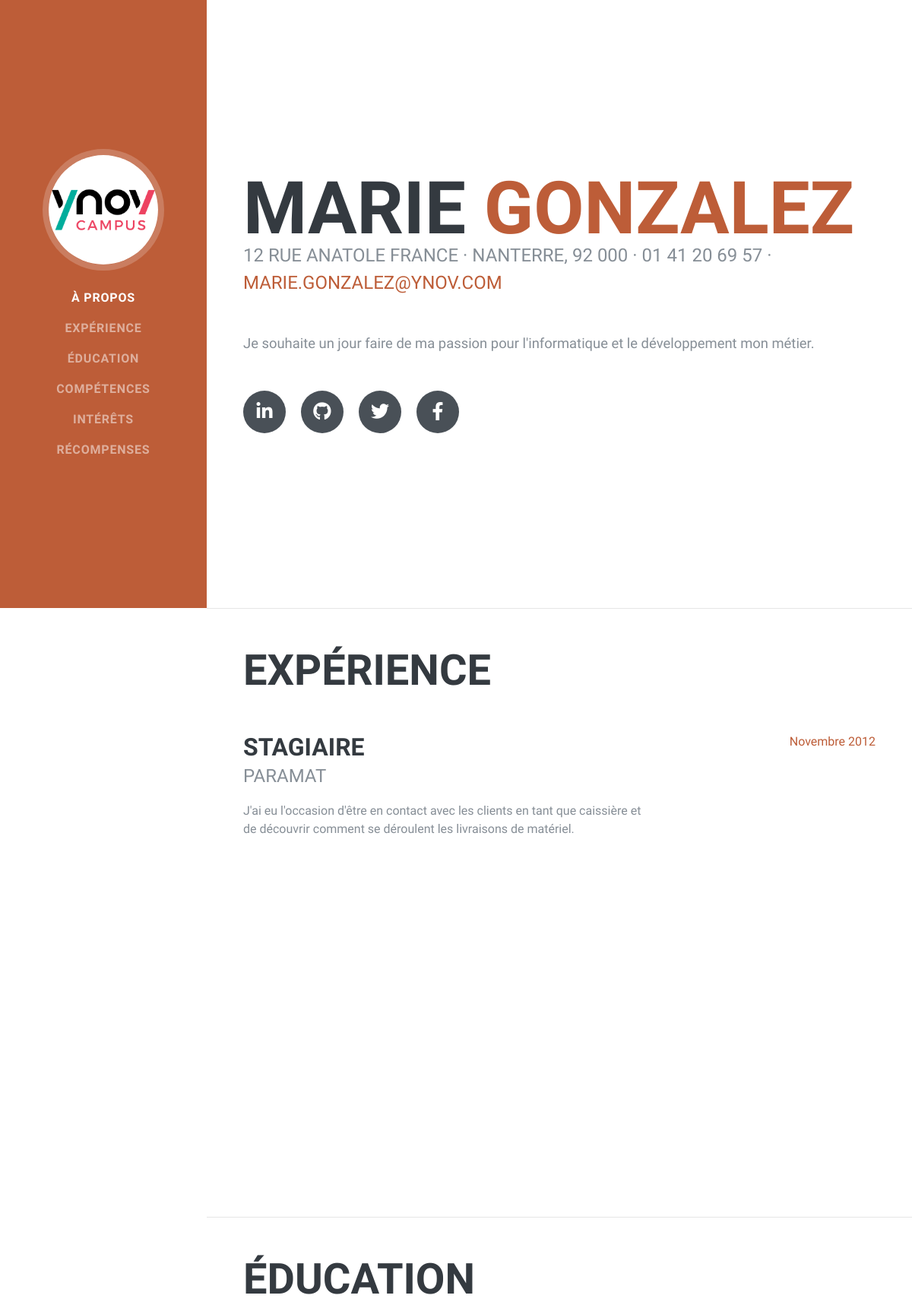
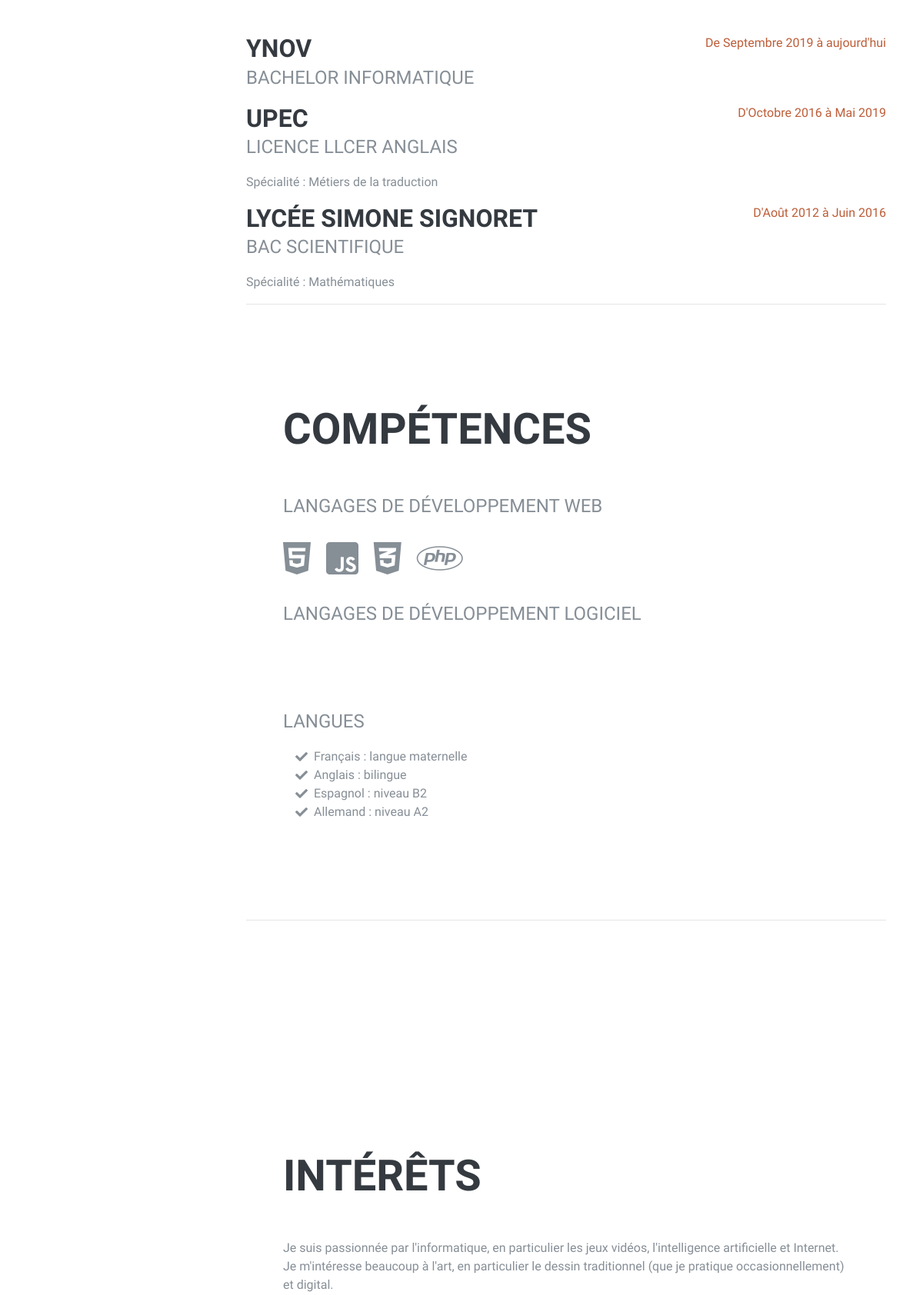
The page /SiteExamenPHP/index.php (upper part) on the database its author committed (2 pictures, top to bottom).
### tables this page shows
CREATE TABLE `apropos` (
  `id_apropos` int(1) NOT NULL,
  `prenom` varchar(20) DEFAULT NULL,
  `nom` varchar(20) DEFAULT NULL,
  `rue` varchar(40) DEFAULT NULL,
  `ville` varchar(20) DEFAULT NULL,
  `codepostal` varchar(10) DEFAULT NULL,
  `telephone` varchar(14) DEFAULT NULL,
  `email` varchar(50) DEFAULT NULL,
  `description` text DEFAULT NULL,
  `cheminphoto` varchar(200) DEFAULT NULL,
  `lienlinkedin` varchar(100) DEFAULT NULL,
  `liengithub` varchar(100) DEFAULT NULL,
  `lientwitter` varchar(100) DEFAULT NULL,
  `lienfacebook` varchar(100) DEFAULT NULL
);

CREATE TABLE `experiences` (
  `id_experience` int(3) NOT NULL,
  `emploi` varchar(40) DEFAULT NULL,
  `periode` varchar(100) DEFAULT NULL,
  `entreprise` varchar(40) DEFAULT NULL,
  `jobdescription` text DEFAULT NULL
);

CREATE TABLE `education` (
  `id_education` int(3) NOT NULL,
  `ecole` varchar(40) DEFAULT NULL,
  `periode` varchar(100) DEFAULT NULL,
  `formation` varchar(40) DEFAULT NULL,
  `specialisation` varchar(100) DEFAULT NULL
);

CREATE TABLE `competencesweb` (
  `id_compweb` int(1) NOT NULL,
  `competenceweb` varchar(40) DEFAULT NULL
);

CREATE TABLE `competenceslang` (
  `id_complang` int(1) NOT NULL,
  `competencelang` varchar(40) DEFAULT NULL,
  `nivlang` varchar(100) DEFAULT NULL
);

CREATE TABLE `interets` (
  `id_interets` int(1) NOT NULL,
  `interet` text DEFAULT NULL
);

### SiteExamenPHP/index.php (the view, shortened to what this page needs)
<?php require_once("inc/head.inc.php");
$resultapropos = $pdo->query("SELECT * FROM apropos WHERE id_apropos='1'");
$apropos = $resultapropos->fetch(PDO::FETCH_OBJ)?>
<body id="page-top">
  <nav class="navbar navbar-expand-lg navbar-dark bg-primary fixed-top" id="sideNav">
    <a class="navbar-brand js-scroll-trigger" href="#page-top">
      <span class="d-none d-lg-block">
        <img class="img-fluid img-profile rounded-circle mx-auto mb-2" src="img/<?php echo $apropos->cheminphoto; ?>" alt="ma photo">
      </span>
    </a>
    <div class="collapse navbar-collapse" id="navbarSupportedContent">
      <ul class="navbar-nav">
        <li class="nav-item">
          <a class="nav-link js-scroll-trigger" href="#about">À Propos</a>
        </li>
        <li class="nav-item">
          <a class="nav-link js-scroll-trigger" href="#experience">Expérience</a>
        </li>
        <li class="nav-item">
          <a class="nav-link js-scroll-trigger" href="#education">Éducation</a>
        </li>
        <li class="nav-item">
          <a class="nav-link js-scroll-trigger" href="#skills">Compétences</a>
        </li>
        <li class="nav-item">
          <a class="nav-link js-scroll-trigger" href="#interests">Intérêts</a>
        </li>
        <li class="nav-item">
          <a class="nav-link js-scroll-trigger" href="#awards">Récompenses</a>
        </li>
      </ul>
    </div>
  </nav>
  <div class="container-fluid p-0">
    <section class="resume-section p-3 p-lg-5 d-flex align-items-center" id="about">
      <div class="w-100">
        <h1 class="mb-0"><?php echo $apropos->prenom; ?>
          <span class="text-primary"><?php echo $apropos->nom; ?></span>
        </h1>
        <div class="subheading mb-5"><?php echo $apropos->rue . " · " . $apropos->ville . ", " . $apropos->codepostal . " · " . $apropos->telephone . " · "; ?>
          <a href="mailto:<?php echo $apropos->email; ?>"><?php echo $apropos->email; ?></a>
        </div>
        <p class="lead mb-5"><?php echo $apropos->description; ?></p>
        <div class="social-icons">
          <a href="<?php echo $apropos->lienlinkedin; ?>">
            <i class="fab fa-linkedin-in"></i>
          </a>
          <a href="<?php echo $apropos->liengithub; ?>">
            <i class="fab fa-github"></i>
          </a>
          <a href="<?php echo $apropos->lientwitter; ?>">
            <i class="fab fa-twitter"></i>
          </a>
          <a href="<?php echo $apropos->lienfacebook; ?>">
            <i class="fab fa-facebook-f"></i>
          </a>
        </div>
      </div>
    </section>
    <hr class="m-0">
    <section class="resume-section p-3 p-lg-5 d-flex justify-content-center" id="experience">
      <div class="w-100">
        <h2 class="mb-5">Expérience</h2>
        <?php $experiences = $pdo->query("SELECT * FROM experiences");
        if(!empty($experiences)){
            while ($experience = $experiences->fetch(PDO::FETCH_OBJ)) { ?>
              <div class="resume-item d-flex flex-column flex-md-row justify-content-between mb-5">
                <div class="resume-content">
                  <h3 class="mb-0"><?php echo $experience->emploi; ?></h3>
                  <div class="subheading mb-3"><?php echo $experience->entreprise; ?></div>
                  <p><?php echo $experience->jobdescription; ?></p>
                </div>
                <div class="resume-date text-md-right">
                  <span class="text-primary"><?php echo $experience->periode; ?></span><br>
                </div>
              </div>
            <?php }
        } ?>
      </div>
    </section>
    <hr class="m-0">
    <section class="resume-section p-3 p-lg-5 d-flex align-items-center" id="education">
      <div class="w-100">
        <h2 class="mb-5">Éducation</h2>
        <?php $education = $pdo->query("SELECT * FROM education");
        if(!empty($education)){
            while ($formation = $education->fetch(PDO::FETCH_OBJ)) { ?>
              <div class="resume-item d-flex flex-column flex-md-row justify-content-between">
                <div class="resume-content">
                  <h3 class="mb-0"><?php echo $formation->ecole; ?></h3>
                  <div class="subheading mb-3"><?php echo $formation->formation; ?></div>
                  <p><?php echo $formation->specialisation; ?></p>
                </div>
                <div class="resume-date text-md-right">
                  <span class="text-primary"><?php echo $formation->periode; ?></span><br>
                </div>
              </div>
            <?php }
        } ?>
    <hr class="m-0">
    <section class="resume-section p-3 p-lg-5 d-flex align-items-center" id="skills">
      <div class="w-100">
        <h2 class="mb-5">Compétences</h2>
        <div class="subheading mb-3">Langages de développement web</div>
        <ul class="list-inline dev-icons">
          <?php $devweb = $pdo->query("SELECT * FROM competencesweb");
          if(!empty($devweb)){
            while ($compweb = $devweb->fetch(PDO::FETCH_OBJ)) { ?>
              <li class="list-inline-item">
                <i class="<?php echo $compweb->competenceweb; ?>"></i>
              </li>
            <?php }
          } ?>
        </ul>
        <div class="subheading mb-3">Langages de développement logiciel</div>
        <ul class="list-inline dev-icons">
        </ul>
        <div class="subheading mb-3">Langues</div>
        <ul class="fa-ul mb-0">
        <?php $langue = $pdo->query("SELECT * FROM competenceslang");
          if(!empty($langue)){
            while ($complang = $langue->fetch(PDO::FETCH_OBJ)) { ?>
              <li>
                <i class="fa-li fa fa-check"></i>
                <?php echo $complang->competencelang . " : " . $complang->nivlang; ?>
              </li>
            <?php }
          } ?>
        </ul>
      </div>
    </section>
    <hr class="m-0">
    <section class="resume-section p-3 p-lg-5 d-flex align-items-center" id="interests">
      <div class="w-100">
        <h2 class="mb-5">Intérêts</h2>
        <?php $interet = $pdo->query("SELECT * FROM interets");
        $interets = $interet->fetch(PDO::FETCH_OBJ);
        echo "<p>$interets->interet</p>"; ?>
      </div>
    </section>
  </div>
<?php require_once("inc/footer.inc.php"); ?>

### rows shown on the page
apropos: cheminphoto (picture), prenom "MARIE", nom "GONZALEZ", rue "12 RUE ANATOLE FRANCE", ville "NANTERRE", codepostal "92 000", telephone "01 41 20 69 57", email "MARIE.GONZALEZ@YNOV.COM", description "Je souhaite un jour faire de ma passion pour l'informatique et le développement mon métier."
experiences: emploi "STAGIAIRE", entreprise "PARAMAT", jobdescription "J'ai eu l'occasion d'être en contact avec les clients en tant que caissière et de découvrir comment se déroulent les livraisons de matériel.", periode "Novembre 2012"
education: ecole "YNOV", formation "BACHELOR INFORMATIQUE", periode "De Septembre 2019 à aujourd'hui"
education: ecole "UPEC", formation "LICENCE LLCER ANGLAIS", specialisation "Spécialité : Métiers de la traduction", periode "D'Octobre 2016 à Mai 2019"
education: ecole "LYCÉE SIMONE SIGNORET", formation "BAC SCIENTIFIQUE", specialisation "Spécialité : Mathématiques", periode "D'Août 2012 à Juin 2016"
competenceslang: competencelang "Français", nivlang "langue maternelle"
competenceslang: competencelang "Anglais", nivlang "bilingue"
competenceslang: competencelang "Espagnol", nivlang "niveau B2"
competenceslang: competencelang "Allemand", nivlang "niveau A2"
interets: interet "Je suis passionnée par l'informatique, en particulier les jeux vidéos, l'intelligence artificielle et Internet. Je m'intéresse beaucoup à l'art, en particulier le dessin traditionnel (que je pratique occasionnellement) et digital."
